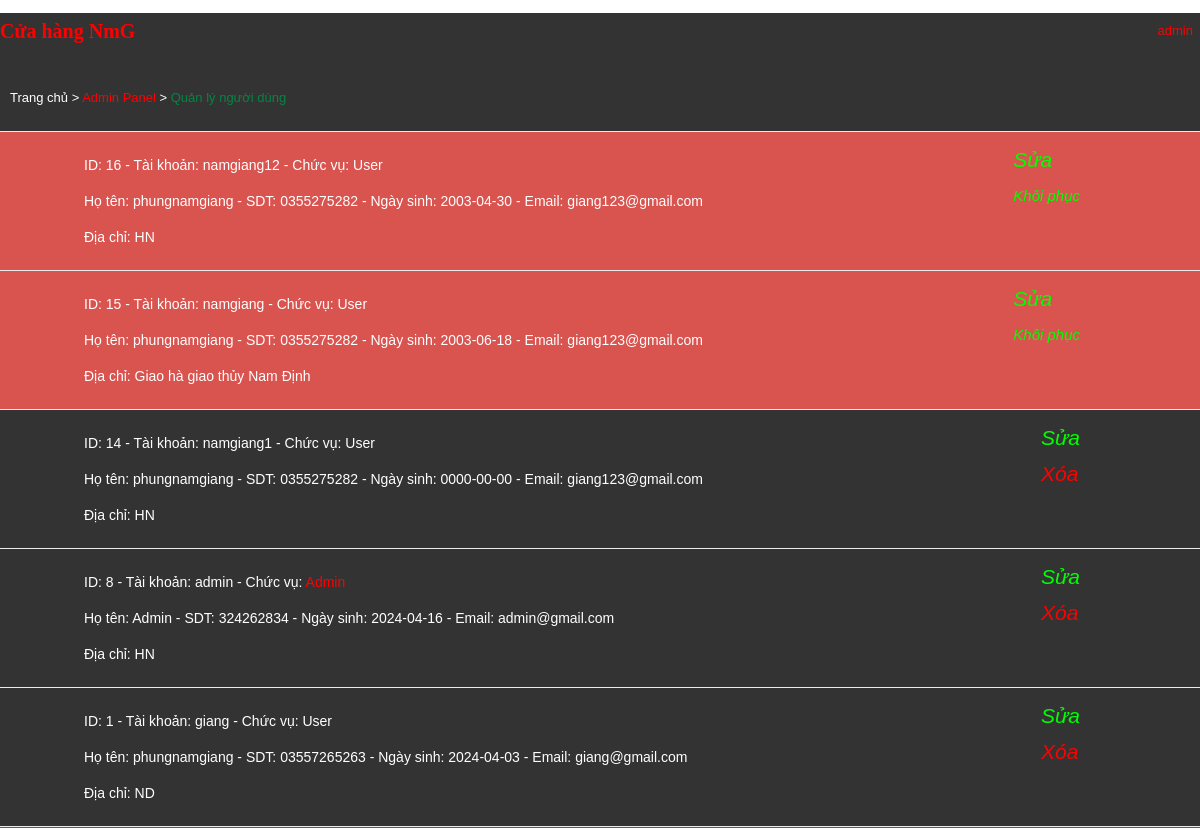
Page /indexQLTK.php (signed in) on the committed database.
### tables this page shows
CREATE TABLE `taikhoan` (
  `MaTaiKhoan` int(11) NOT NULL,
  `TenDangNhap` varchar(20) DEFAULT NULL,
  `MatKhau` varchar(20) DEFAULT NULL,
  `HoTen` varchar(100) DEFAULT NULL,
  `DiaChi` varchar(256) DEFAULT NULL,
  `DienThoai` varchar(11) DEFAULT NULL,
  `Email` varchar(30) DEFAULT NULL,
  `NgaySinh` date DEFAULT NULL,
  `Xoa` tinyint(1) DEFAULT 0,
  `Quyen` tinyint(1) DEFAULT 0
);

### listQLTK.php (the view)
<div id="vien"><div class="center"><div id="ban">
<a id="ba" style="color: white;" href="index.php">Trang chủ</a> > <a id="ba" style="color: red;" href="indexAdmin.php">Admin Panel</a> >
<font color="#008744">Quản lý người dùng</font></div></div></div>
<?php
    $sql = "SELECT * FROM taikhoan ORDER BY MaTaiKhoan DESC";
    $result = mysqli_query($conn, $sql);
    while($row = mysqli_fetch_array($result))
    {
    if($row['Xoa'] == 1) {
        echo'<div class="listdel">';
    } else {
    echo'<div class="list">';
    }
    echo'ID: '.$row['MaTaiKhoan'].' - Tài khoản: '.$row['TenDangNhap'].' - Chức vụ: ';
    if($row['Quyen'] == 1) {
        echo' <font color="red">Admin</font>';
    } else {
        echo 'User';
    }
    echo'<br/>';
    echo'Họ tên: '.$row['HoTen'].' - SDT: '.$row['DienThoai'].' - Ngày sinh: '.$row['NgaySinh'].' - Email: '.$row['Email'].' <Br/>Địa chỉ: '.$row['DiaChi'].'        ';
    echo '<div class="tool"><a style="color: #00ff00;" href="indexQLTK.php?mod=sua&id='.$row['MaTaiKhoan'].'"><i class="far fa-edit">Sửa</i></a> </br> ';
    if($row['Xoa'] == 1) {
        echo '<a style="color: #00ff00;" href="indexQLTK.php?mod=khoiphuc&id='.$row['MaTaiKhoan'].'"><i class="fas fa-trash-restore-alt">Khôi phục</i></a>';
    } else {
        echo '<a style="color: red;" href="indexQLTK.php?mod=xoa&id='.$row['MaTaiKhoan'].'"><i class="far fa-trash-alt">Xóa</i></a>';
    }
    echo '</div></div>';
}
?>

### style1.css (style rules this page uses)
body { font-family: Arial, sans-serif; margin: 0; padding: 0; }
.center { width: 100%; max-width: 1200px; margin: 0 auto; position: relative; }

### style2.css (style rules this page uses)
body { font-family: arial; background: #fff; font-size: 13px; color: #444; }
#ba { text-decoration: none; color: #444; }
.center { width: 100%; max-width: 1200px; margin: 0 auto; position: relative; }
#ban { padding-top: 17px; padding-bottom: 15px; padding-left: 10px; }
#vien { border-bottom: 1px solid #ebebeb; }
.fas { margin-top: 10px; font-size: 15px; }
.tool { right: 120px; position: absolute; top: 10px; font-size: 21px; }
.tool a { text-decoration: none; color: #444; }
.list { border-bottom: 1px solid #ebebeb; margin: 0 auto; padding-top: 15px; padding-left: 84px; padding-bottom: 15px; position: relative; font-size: 14px; }
.listdel { border-bottom: 1px solid #ebebeb; background-color: #d9534f; margin: 0 auto; padding-top: 15px; padding-left: 84px; padding-bottom: 15px; position: relative; font-size: 14px; }
a { text-decoration: none; color: #444; }

### rows in the picture
taikhoan: MaTaiKhoan "16", TenDangNhap "namgiang12", Quyen "User", HoTen "phungnamgiang", DienThoai "0355275282", NgaySinh "2003-04-30", Email "giang123@gmail.com", DiaChi "HN"
taikhoan: MaTaiKhoan "15", TenDangNhap "namgiang", Quyen "User", HoTen "phungnamgiang", DienThoai "0355275282", NgaySinh "2003-06-18", Email "giang123@gmail.com", DiaChi "Giao hà giao thủy Nam Định"
taikhoan: MaTaiKhoan "14", TenDangNhap "namgiang1", Quyen "User", HoTen "phungnamgiang", DienThoai "0355275282", NgaySinh "0000-00-00", Email "giang123@gmail.com", DiaChi "HN"
taikhoan: MaTaiKhoan "8", TenDangNhap "admin", Quyen "Admin", HoTen "Admin", DienThoai "324262834", NgaySinh "2024-04-16", Email "admin@gmail.com", DiaChi "HN"
taikhoan: MaTaiKhoan "1", TenDangNhap "giang", Quyen "User", HoTen "phungnamgiang", DienThoai "03557265263", NgaySinh "2024-04-03", Email "giang@gmail.com", DiaChi "ND"

### other values in the picture
$username "admin"
